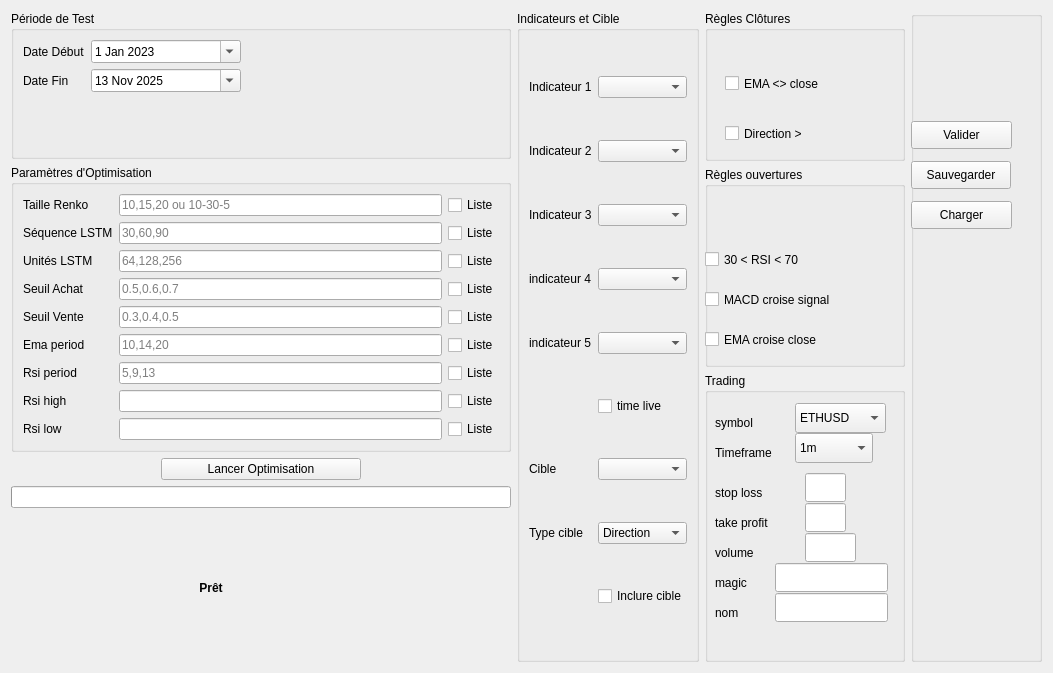
<?xml version="1.0" encoding="UTF-8"?>
<ui version="4.0">
 <class>optimisation_tab</class>
 <widget class="QWidget" name="optimisation_tab">
  <property name="geometry">
   <rect>
    <x>0</x>
    <y>0</y>
    <width>1053</width>
    <height>673</height>
   </rect>
  </property>
  <property name="minimumSize">
   <size>
    <width>0</width>
    <height>0</height>
   </size>
  </property>
  <property name="maximumSize">
   <size>
    <width>2400</width>
    <height>16777215</height>
   </size>
  </property>
  <layout class="QHBoxLayout">
   <item>
    <layout class="QVBoxLayout">
     <item>
      <widget class="QGroupBox" name="groupBox">
       <property name="minimumSize">
        <size>
         <width>500</width>
         <height>0</height>
        </size>
       </property>
       <property name="maximumSize">
        <size>
         <width>300</width>
         <height>16777215</height>
        </size>
       </property>
       <property name="title">
        <string>Période de Test</string>
       </property>
       <layout class="QFormLayout">
        <item row="0" column="0">
         <widget class="QLabel" name="label">
          <property name="text">
           <string>Date Début</string>
          </property>
         </widget>
        </item>
        <item row="0" column="1">
         <widget class="QDateEdit" name="date_start">
          <property name="maximumSize">
           <size>
            <width>150</width>
            <height>16777215</height>
           </size>
          </property>
          <property name="calendarPopup">
           <bool>true</bool>
          </property>
          <property name="date">
           <date>
            <year>2023</year>
            <month>1</month>
            <day>1</day>
           </date>
          </property>
         </widget>
        </item>
        <item row="1" column="0">
         <widget class="QLabel" name="label">
          <property name="text">
           <string>Date Fin</string>
          </property>
         </widget>
        </item>
        <item row="1" column="1">
         <widget class="QDateEdit" name="date_end">
          <property name="maximumSize">
           <size>
            <width>150</width>
            <height>16777215</height>
           </size>
          </property>
          <property name="calendarPopup">
           <bool>true</bool>
          </property>
          <property name="date">
           <date>
            <year>2025</year>
            <month>11</month>
            <day>13</day>
           </date>
          </property>
         </widget>
        </item>
       </layout>
      </widget>
     </item>
     <item>
      <widget class="QGroupBox" name="groupBox">
       <property name="minimumSize">
        <size>
         <width>500</width>
         <height>0</height>
        </size>
       </property>
       <property name="maximumSize">
        <size>
         <width>500</width>
         <height>16777215</height>
        </size>
       </property>
       <property name="title">
        <string>Paramètres d'Optimisation</string>
       </property>
       <layout class="QGridLayout" name="gridLayout">
        <item row="3" column="0">
         <widget class="QLabel" name="label">
          <property name="text">
           <string>Seuil Achat</string>
          </property>
         </widget>
        </item>
        <item row="1" column="2">
         <widget class="QLineEdit" name="lstm_seq_len">
          <property name="placeholderText">
           <string>30,60,90</string>
          </property>
         </widget>
        </item>
        <item row="2" column="3">
         <widget class="QCheckBox" name="opt_lstm_units_list">
          <property name="text">
           <string>Liste</string>
          </property>
         </widget>
        </item>
        <item row="6" column="3">
         <widget class="QCheckBox" name="opt_rsi_period_list">
          <property name="text">
           <string>Liste</string>
          </property>
         </widget>
        </item>
        <item row="6" column="0">
         <widget class="QLabel" name="label">
          <property name="text">
           <string>Rsi period</string>
          </property>
         </widget>
        </item>
        <item row="4" column="3">
         <widget class="QCheckBox" name="opt_threshold_sell_list">
          <property name="text">
           <string>Liste</string>
          </property>
         </widget>
        </item>
        <item row="3" column="2">
         <widget class="QLineEdit" name="lstm_threshold_buy">
          <property name="placeholderText">
           <string>0.5,0.6,0.7</string>
          </property>
         </widget>
        </item>
        <item row="7" column="3">
         <widget class="QCheckBox" name="opt_rsi_high_list">
          <property name="text">
           <string>Liste</string>
          </property>
         </widget>
        </item>
        <item row="6" column="2">
         <widget class="QLineEdit" name="rsi_period">
          <property name="placeholderText">
           <string>5,9,13</string>
          </property>
         </widget>
        </item>
        <item row="7" column="0">
         <widget class="QLabel" name="label_11">
          <property name="text">
           <string>Rsi high</string>
          </property>
         </widget>
        </item>
        <item row="5" column="2">
         <widget class="QLineEdit" name="ema_period">
          <property name="placeholderText">
           <string>10,14,20</string>
          </property>
         </widget>
        </item>
        <item row="1" column="0">
         <widget class="QLabel" name="label">
          <property name="text">
           <string>Séquence LSTM</string>
          </property>
         </widget>
        </item>
        <item row="1" column="3">
         <widget class="QCheckBox" name="opt_lstm_seq_list">
          <property name="text">
           <string>Liste</string>
          </property>
         </widget>
        </item>
        <item row="7" column="2">
         <widget class="QLineEdit" name="rsi_high"/>
        </item>
        <item row="0" column="0">
         <widget class="QLabel" name="label">
          <property name="text">
           <string>Taille Renko</string>
          </property>
         </widget>
        </item>
        <item row="2" column="0">
         <widget class="QLabel" name="label">
          <property name="text">
           <string>Unités LSTM</string>
          </property>
         </widget>
        </item>
        <item row="4" column="0">
         <widget class="QLabel" name="label">
          <property name="text">
           <string>Seuil Vente</string>
          </property>
         </widget>
        </item>
        <item row="0" column="2">
         <widget class="QLineEdit" name="renko_size">
          <property name="placeholderText">
           <string>10,15,20 ou 10-30-5</string>
          </property>
         </widget>
        </item>
        <item row="4" column="2">
         <widget class="QLineEdit" name="lstm_threshold_sell">
          <property name="placeholderText">
           <string>0.3,0.4,0.5</string>
          </property>
         </widget>
        </item>
        <item row="2" column="2">
         <widget class="QLineEdit" name="lstm_units">
          <property name="placeholderText">
           <string>64,128,256</string>
          </property>
         </widget>
        </item>
        <item row="0" column="3">
         <widget class="QCheckBox" name="opt_renko_list">
          <property name="text">
           <string>Liste</string>
          </property>
         </widget>
        </item>
        <item row="3" column="3">
         <widget class="QCheckBox" name="opt_threshold_buy_list">
          <property name="text">
           <string>Liste</string>
          </property>
         </widget>
        </item>
        <item row="5" column="0">
         <widget class="QLabel" name="label">
          <property name="text">
           <string>Ema period</string>
          </property>
         </widget>
        </item>
        <item row="5" column="3">
         <widget class="QCheckBox" name="opt_ema_period_list">
          <property name="text">
           <string>Liste</string>
          </property>
         </widget>
        </item>
        <item row="8" column="0">
         <widget class="QLabel" name="label_12">
          <property name="text">
           <string>Rsi low</string>
          </property>
         </widget>
        </item>
        <item row="8" column="2">
         <widget class="QLineEdit" name="rsi_low"/>
        </item>
        <item row="8" column="3">
         <widget class="QCheckBox" name="opt_rsi_low_list">
          <property name="text">
           <string>Liste</string>
          </property>
         </widget>
        </item>
       </layout>
      </widget>
     </item>
     <item>
      <layout class="QHBoxLayout">
       <item>
        <widget class="QPushButton" name="btn_start_opt">
         <property name="maximumSize">
          <size>
           <width>200</width>
           <height>16777215</height>
          </size>
         </property>
         <property name="text">
          <string>Lancer Optimisation</string>
         </property>
        </widget>
       </item>
      </layout>
     </item>
     <item>
      <widget class="QProgressBar" name="opt_progress">
       <property name="minimumSize">
        <size>
         <width>500</width>
         <height>0</height>
        </size>
       </property>
       <property name="maximumSize">
        <size>
         <width>400</width>
         <height>16777215</height>
        </size>
       </property>
      </widget>
     </item>
     <item>
      <widget class="QLabel" name="opt_status">
       <property name="minimumSize">
        <size>
         <width>0</width>
         <height>0</height>
        </size>
       </property>
       <property name="maximumSize">
        <size>
         <width>400</width>
         <height>16777215</height>
        </size>
       </property>
       <property name="styleSheet">
        <string>font-weight: bold;</string>
       </property>
       <property name="text">
        <string>Prêt</string>
       </property>
       <property name="alignment">
        <set>Qt::AlignCenter</set>
       </property>
      </widget>
     </item>
    </layout>
   </item>
   <item>
    <widget class="QGroupBox" name="group_features">
     <property name="title">
      <string>Indicateurs et Cible</string>
     </property>
     <layout class="QGridLayout" name="grid_features">
      <item row="1" column="3">
       <widget class="QComboBox" name="feat_2"/>
      </item>
      <item row="4" column="2">
       <widget class="QLabel" name="label_3">
        <property name="text">
         <string>indicateur 5</string>
        </property>
       </widget>
      </item>
      <item row="3" column="2">
       <widget class="QLabel" name="label_2">
        <property name="text">
         <string>indicateur 4</string>
        </property>
       </widget>
      </item>
      <item row="0" column="2">
       <widget class="QLabel" name="label">
        <property name="text">
         <string>Indicateur 1</string>
        </property>
       </widget>
      </item>
      <item row="2" column="3">
       <widget class="QComboBox" name="feat_3"/>
      </item>
      <item row="2" column="2">
       <widget class="QLabel" name="label">
        <property name="text">
         <string>Indicateur 3</string>
        </property>
       </widget>
      </item>
      <item row="1" column="2">
       <widget class="QLabel" name="label">
        <property name="text">
         <string>Indicateur 2</string>
        </property>
       </widget>
      </item>
      <item row="4" column="3">
       <widget class="QComboBox" name="feat_5"/>
      </item>
      <item row="6" column="3">
       <widget class="QComboBox" name="target_col"/>
      </item>
      <item row="5" column="3">
       <widget class="QCheckBox" name="time_live">
        <property name="text">
         <string>time live</string>
        </property>
        <property name="checked">
         <bool>false</bool>
        </property>
       </widget>
      </item>
      <item row="7" column="2">
       <widget class="QLabel" name="label">
        <property name="text">
         <string>Type cible</string>
        </property>
       </widget>
      </item>
      <item row="7" column="3">
       <widget class="QComboBox" name="target_type">
        <item>
         <property name="text">
          <string>Direction</string>
         </property>
        </item>
        <item>
         <property name="text">
          <string>Valeur</string>
         </property>
        </item>
        <item>
         <property name="text">
          <string>Return</string>
         </property>
        </item>
       </widget>
      </item>
      <item row="6" column="2">
       <widget class="QLabel" name="label">
        <property name="text">
         <string>Cible</string>
        </property>
       </widget>
      </item>
      <item row="0" column="3">
       <widget class="QComboBox" name="feat_1"/>
      </item>
      <item row="3" column="3">
       <widget class="QComboBox" name="feat_4"/>
      </item>
      <item row="8" column="3">
       <widget class="QCheckBox" name="target_include">
        <property name="text">
         <string>Inclure cible</string>
        </property>
       </widget>
      </item>
     </layout>
    </widget>
   </item>
   <item>
    <layout class="QVBoxLayout" name="verticalLayout">
     <item>
      <widget class="QGroupBox" name="groupBox_2">
       <property name="minimumSize">
        <size>
         <width>200</width>
         <height>0</height>
        </size>
       </property>
       <property name="maximumSize">
        <size>
         <width>16777215</width>
         <height>150</height>
        </size>
       </property>
       <property name="styleSheet">
        <string notr="true"/>
       </property>
       <property name="title">
        <string>Règles Clôtures</string>
       </property>
       <widget class="QCheckBox" name="close_ema">
        <property name="geometry">
         <rect>
          <x>20</x>
          <y>60</y>
          <width>150</width>
          <height>25</height>
         </rect>
        </property>
        <property name="minimumSize">
         <size>
          <width>150</width>
          <height>0</height>
         </size>
        </property>
        <property name="text">
         <string>EMA &lt;&gt; close</string>
        </property>
       </widget>
       <widget class="QCheckBox" name="close_sens">
        <property name="geometry">
         <rect>
          <x>20</x>
          <y>110</y>
          <width>95</width>
          <height>25</height>
         </rect>
        </property>
        <property name="text">
         <string>Direction &gt;</string>
        </property>
       </widget>
      </widget>
     </item>
     <item>
      <widget class="QGroupBox" name="group_rules">
       <property name="maximumSize">
        <size>
         <width>16777215</width>
         <height>200</height>
        </size>
       </property>
       <property name="title">
        <string>Règles ouvertures</string>
       </property>
       <widget class="QCheckBox" name="rule_rsi">
        <property name="geometry">
         <rect>
          <x>0</x>
          <y>80</y>
          <width>113</width>
          <height>25</height>
         </rect>
        </property>
        <property name="text">
         <string>30 &lt; RSI &lt; 70</string>
        </property>
       </widget>
       <widget class="QCheckBox" name="rule_ema">
        <property name="geometry">
         <rect>
          <x>0</x>
          <y>160</y>
          <width>138</width>
          <height>25</height>
         </rect>
        </property>
        <property name="text">
         <string>EMA croise close</string>
        </property>
       </widget>
       <widget class="QCheckBox" name="rule_macd">
        <property name="geometry">
         <rect>
          <x>0</x>
          <y>120</y>
          <width>155</width>
          <height>25</height>
         </rect>
        </property>
        <property name="text">
         <string>MACD croise signal</string>
        </property>
       </widget>
      </widget>
     </item>
     <item>
      <widget class="QGroupBox" name="groupBox_3">
       <property name="title">
        <string>Trading</string>
       </property>
       <widget class="QLineEdit" name="sl">
        <property name="geometry">
         <rect>
          <x>100</x>
          <y>100</y>
          <width>41</width>
          <height>29</height>
         </rect>
        </property>
       </widget>
       <widget class="QLabel" name="label_4">
        <property name="geometry">
         <rect>
          <x>10</x>
          <y>40</y>
          <width>63</width>
          <height>20</height>
         </rect>
        </property>
        <property name="text">
         <string>symbol</string>
        </property>
       </widget>
       <widget class="QComboBox" name="symbol">
        <property name="geometry">
         <rect>
          <x>90</x>
          <y>30</y>
          <width>91</width>
          <height>30</height>
         </rect>
        </property>
        <item>
         <property name="text">
          <string>ETHUSD</string>
         </property>
        </item>
        <item>
         <property name="text">
          <string>BTCUSD</string>
         </property>
        </item>
        <item>
         <property name="text">
          <string>SOLUSD</string>
         </property>
        </item>
       </widget>
       <widget class="QComboBox" name="timeframe">
        <property name="geometry">
         <rect>
          <x>90</x>
          <y>60</y>
          <width>78</width>
          <height>30</height>
         </rect>
        </property>
        <item>
         <property name="text">
          <string>1m</string>
         </property>
        </item>
        <item>
         <property name="text">
          <string>2m</string>
         </property>
        </item>
        <item>
         <property name="text">
          <string>3m</string>
         </property>
        </item>
        <item>
         <property name="text">
          <string>4m</string>
         </property>
        </item>
        <item>
         <property name="text">
          <string>5m</string>
         </property>
        </item>
        <item>
         <property name="text">
          <string>10m</string>
         </property>
        </item>
        <item>
         <property name="text">
          <string>15m</string>
         </property>
        </item>
        <item>
         <property name="text">
          <string>20m</string>
         </property>
        </item>
        <item>
         <property name="text">
          <string>30m</string>
         </property>
        </item>
        <item>
         <property name="text">
          <string>1h</string>
         </property>
        </item>
        <item>
         <property name="text">
          <string>2h</string>
         </property>
        </item>
        <item>
         <property name="text">
          <string>4h</string>
         </property>
        </item>
        <item>
         <property name="text">
          <string>12h</string>
         </property>
        </item>
        <item>
         <property name="text">
          <string>1d</string>
         </property>
        </item>
       </widget>
       <widget class="QLabel" name="label_5">
        <property name="geometry">
         <rect>
          <x>10</x>
          <y>70</y>
          <width>81</width>
          <height>20</height>
         </rect>
        </property>
        <property name="text">
         <string>Timeframe</string>
        </property>
       </widget>
       <widget class="QLabel" name="label_6">
        <property name="geometry">
         <rect>
          <x>10</x>
          <y>110</y>
          <width>63</width>
          <height>20</height>
         </rect>
        </property>
        <property name="text">
         <string>stop loss</string>
        </property>
       </widget>
       <widget class="QLineEdit" name="tp">
        <property name="geometry">
         <rect>
          <x>100</x>
          <y>130</y>
          <width>41</width>
          <height>29</height>
         </rect>
        </property>
       </widget>
       <widget class="QLabel" name="label_7">
        <property name="geometry">
         <rect>
          <x>10</x>
          <y>140</y>
          <width>81</width>
          <height>20</height>
         </rect>
        </property>
        <property name="text">
         <string>take profit</string>
        </property>
       </widget>
       <widget class="QLineEdit" name="volume">
        <property name="geometry">
         <rect>
          <x>100</x>
          <y>160</y>
          <width>51</width>
          <height>29</height>
         </rect>
        </property>
       </widget>
       <widget class="QLabel" name="label_8">
        <property name="geometry">
         <rect>
          <x>10</x>
          <y>170</y>
          <width>63</width>
          <height>20</height>
         </rect>
        </property>
        <property name="text">
         <string>volume</string>
        </property>
       </widget>
       <widget class="QLabel" name="label_9">
        <property name="geometry">
         <rect>
          <x>10</x>
          <y>200</y>
          <width>51</width>
          <height>20</height>
         </rect>
        </property>
        <property name="text">
         <string>magic</string>
        </property>
       </widget>
       <widget class="QLabel" name="label_10">
        <property name="geometry">
         <rect>
          <x>10</x>
          <y>230</y>
          <width>41</width>
          <height>20</height>
         </rect>
        </property>
        <property name="text">
         <string>nom</string>
        </property>
       </widget>
       <widget class="QLineEdit" name="magic">
        <property name="geometry">
         <rect>
          <x>70</x>
          <y>190</y>
          <width>113</width>
          <height>29</height>
         </rect>
        </property>
       </widget>
       <widget class="QLineEdit" name="name">
        <property name="geometry">
         <rect>
          <x>70</x>
          <y>220</y>
          <width>113</width>
          <height>29</height>
         </rect>
        </property>
       </widget>
      </widget>
     </item>
    </layout>
   </item>
   <item>
    <widget class="QGroupBox" name="groupBox">
     <property name="minimumSize">
      <size>
       <width>100</width>
       <height>0</height>
      </size>
     </property>
     <property name="title">
      <string/>
     </property>
     <widget class="QPushButton" name="btn_validate">
      <property name="geometry">
       <rect>
        <x>0</x>
        <y>110</y>
        <width>101</width>
        <height>28</height>
       </rect>
      </property>
      <property name="text">
       <string>Valider</string>
      </property>
     </widget>
     <widget class="QPushButton" name="btn_save">
      <property name="geometry">
       <rect>
        <x>0</x>
        <y>150</y>
        <width>100</width>
        <height>28</height>
       </rect>
      </property>
      <property name="text">
       <string>Sauvegarder</string>
      </property>
     </widget>
     <widget class="QPushButton" name="btn_load">
      <property name="geometry">
       <rect>
        <x>0</x>
        <y>190</y>
        <width>101</width>
        <height>28</height>
       </rect>
      </property>
      <property name="text">
       <string>Charger</string>
      </property>
     </widget>
    </widget>
   </item>
  </layout>
 </widget>
 <resources/>
 <connections/>
</ui>
